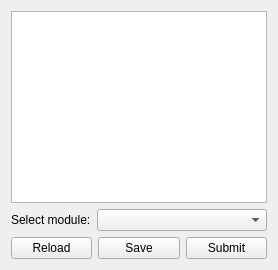
      <widget class="QWidget" name="wScriptPage">
       <attribute name="title">
        <string>Script</string>
       </attribute>
       <layout class="QVBoxLayout" name="verticalLayout_14">
        <item>
         <widget class="QTextEdit" name="wScript">
          <property name="sizePolicy">
           <sizepolicy hsizetype="Preferred" vsizetype="Preferred">
            <horstretch>0</horstretch>
            <verstretch>0</verstretch>
           </sizepolicy>
          </property>
         </widget>
        </item>
        <item>
         <layout class="QHBoxLayout" name="horizontalLayout_9">
          <item>
           <widget class="QLabel" name="label_5">
            <property name="sizePolicy">
             <sizepolicy hsizetype="Preferred" vsizetype="Fixed">
              <horstretch>0</horstretch>
              <verstretch>0</verstretch>
             </sizepolicy>
            </property>
            <property name="text">
             <string>Select module:</string>
            </property>
           </widget>
          </item>
          <item>
           <widget class="QComboBox" name="wSelectModule">
            <property name="sizePolicy">
             <sizepolicy hsizetype="Expanding" vsizetype="Fixed">
              <horstretch>0</horstretch>
              <verstretch>0</verstretch>
             </sizepolicy>
            </property>
           </widget>
          </item>
         </layout>
        </item>
        <item>
         <layout class="QHBoxLayout" name="horizontalLayout_11">
          <item>
           <widget class="QPushButton" name="wReload2">
            <property name="text">
             <string>Reload</string>
            </property>
           </widget>
          </item>
          <item>
           <widget class="QPushButton" name="wSave2">
            <property name="text">
             <string>Save</string>
            </property>
           </widget>
          </item>
          <item>
           <widget class="QPushButton" name="wSubmit2">
            <property name="text">
             <string>Submit</string>
            </property>
           </widget>
          </item>
         </layout>
        </item>
       </layout>
      </widget>
